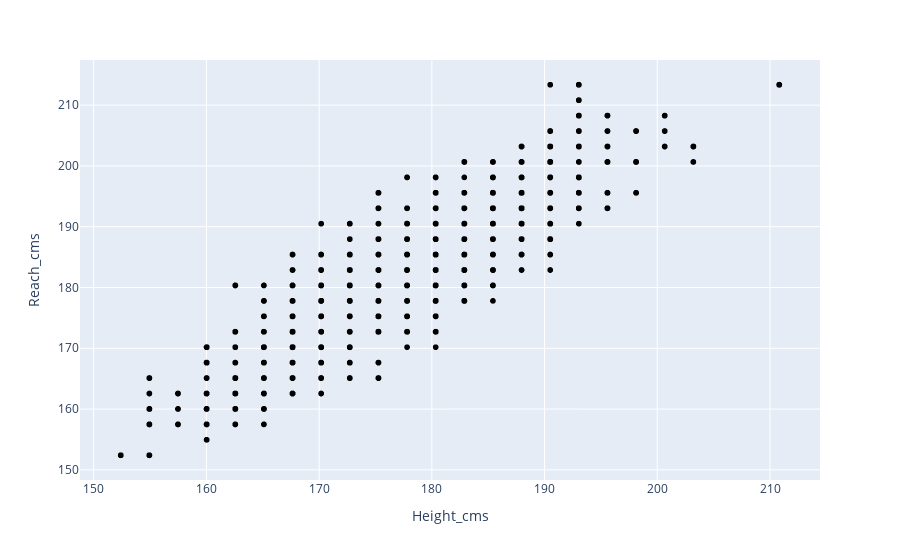

The notebook cell this image was saved under:
### Markdown cell above
### More Visualizations

### Code cell
from plotly.offline import init_notebook_mode, iplot, plot
from plotly import express as px
from plotly import graph_objects as go

init_notebook_mode(connected=True)

fig = px.scatter(fighters_df, x="Height_cms", y="Reach_cms", color="is_winner")
iplot(fig)

### Figure 1 — Plotly figure (JSON) as saved in the notebook; plotly's stock layout.template omitted (floating-point values rounded to 4 significant figures; data arrays with more than 128 entries replaced by an {"elided": "..."} marker saying what was removed)
{"data": [{"hoverlabel": {"namelength": 0}, "hovertemplate": "Height_cms=%{x}<br>Reach_cms=%{y}<br>is_winner=%{marker.color}", "legendgroup": "", "marker": {"color": {"elided": "10288 bool values"}, "coloraxis": "coloraxis", "symbol": "circle"}, "mode": "markers", "name": "", "showlegend": false, "type": "scattergl", "x": {"elided": "10288 float values"}, "xaxis": "x", "y": {"elided": "10288 float values"}, "yaxis": "y"}], "layout": {"coloraxis": {"colorbar": {"title": {"text": "is_winner"}}, "colorscale": [[0, "#0d0887"], [0.1111, "#46039f"], [0.2222, "#7201a8"], [0.3333, "#9c179e"], [0.4444, "#bd3786"], [0.5556, "#d8576b"], [0.6667, "#ed7953"], [0.7778, "#fb9f3a"], [0.8889, "#fdca26"], [1, "#f0f921"]]}, "legend": {"tracegroupgap": 0}, "margin": {"t": 60}, "xaxis": {"anchor": "y", "autorange": true, "domain": [0, 1], "range": [148.6, 214.6], "title": {"text": "Height_cms"}, "type": "linear"}, "yaxis": {"anchor": "x", "autorange": true, "domain": [0, 1], "range": [148.1, 217.7], "title": {"text": "Reach_cms"}, "type": "linear"}}}
